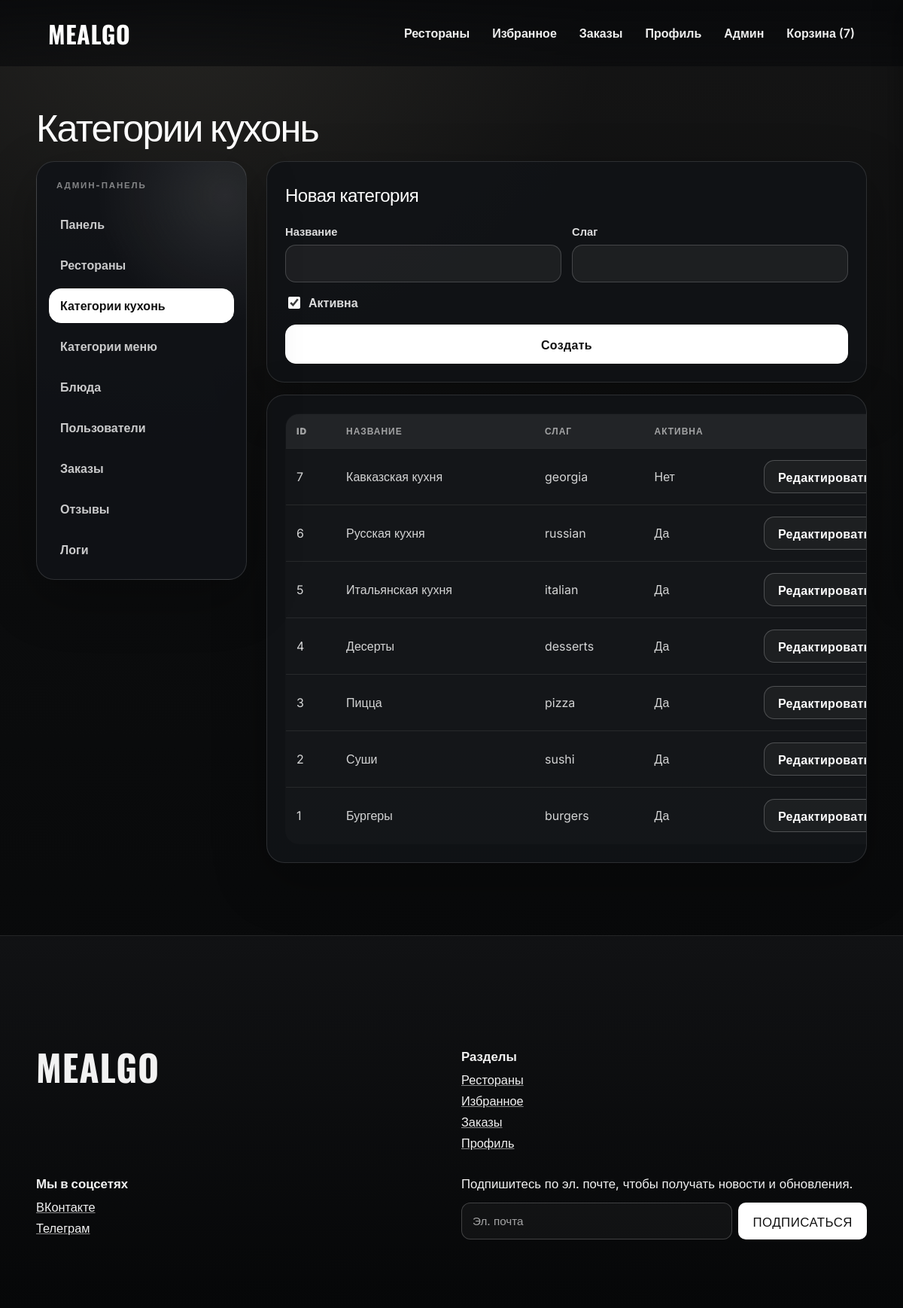
The page /public/admin/restaurant_categories.php (signed in) on the database its author committed.
### tables this page shows
CREATE TABLE `restaurant_categories` (
  `id` bigint(20) UNSIGNED NOT NULL,
  `name` varchar(120) NOT NULL,
  `slug` varchar(140) NOT NULL,
  `is_active` tinyint(1) NOT NULL DEFAULT 1
);

### includes/functions.php (called while the page is built, shortened)
<?php
function app_config(?string $key = null, mixed $default = null): mixed
{
    static $config = null;
    if ($config === null) {
        $config = require ROOT_PATH . '/config/app.php';
    }
    $segments = explode('.', $key);
    $value = $config;
    foreach ($segments as $segment) {
        $value = $value[$segment];
    }
    return $value;
}
function e(?string $value): string
{
    return htmlspecialchars((string) ($value ?? ''), ENT_QUOTES | ENT_SUBSTITUTE, 'UTF-8');
}
function base_url(string $path = ''): string
{
    $base = rtrim((string) app_config('app_url', ''), '/');
    $path = '/' . ltrim($path, '/');
    return $base . ($path === '/' ? '' : $path);
}

### includes/db.php (called while the page is built, shortened)
<?php
function db(): PDO
{
    static $pdo = null;
    if ($pdo instanceof PDO) {
        return $pdo;
    }
    $cfg = require ROOT_PATH . '/config/database.php';
    $dsn = sprintf(
        'mysql:host=%s;port=%d;dbname=%s;charset=%s',
        $cfg['host'],
        $cfg['port'],
        $cfg['name'],
        $cfg['charset']
    );
    $pdo = new PDO($dsn, $cfg['user'], $cfg['pass'], [
        PDO::ATTR_ERRMODE => PDO::ERRMODE_EXCEPTION,
        PDO::ATTR_DEFAULT_FETCH_MODE => PDO::FETCH_ASSOC,
        PDO::ATTR_EMULATE_PREPARES => false,
    ]);
    return $pdo;
}
function db_all(string $sql, array $params = []): array
{
    $stmt = db()->prepare($sql);
    $stmt->execute($params);
    return $stmt->fetchAll();
}

### config/app.php (called while the page is built, shortened)
<?php
return [
    'app_name' => getenv('APP_NAME') ?: 'Mealgo',
    'app_url' => getenv('APP_URL') ?: '/diplomv2/public',
    'app_public_url' => getenv('APP_PUBLIC_URL') ?: 'http://localhost/diplomv2/public',
    'timezone' => getenv('APP_TIMEZONE') ?: 'Europe/Moscow',
    'session_name' => getenv('SESSION_NAME') ?: 'mealgo_session',
    'mail' => [
        'driver' => getenv('MAIL_DRIVER') ?: 'smtp',
        'from_email' => getenv('MAIL_FROM') ?: 'no-reply@mealgo.local',
        'from_name' => getenv('MAIL_FROM_NAME') ?: 'Mealgo',
        'smtp_host' => getenv('MAIL_HOST') ?: '127.0.0.1',
        'smtp_port' => (int) (getenv('MAIL_PORT') ?: 1025),
    ],
    'security' => [
        'login_attempts' => 5,
        'login_decay_seconds' => 600,
        'register_attempts' => 4,
        'register_decay_seconds' => 3600,
        'verification_attempts' => 6,
        'verification_decay_seconds' => 600,
        'password_reset_attempts' => 4,
        'password_reset_decay_seconds' => 1800,
    ],
    'maps' => [
        'provider' => getenv('MAP_PROVIDER') ?: 'dadata',
        'nominatim_url' => getenv('NOMINATIM_URL') ?: 'https://nominatim.openstreetmap.org/search',
        'dadata_suggest_url' => getenv('DADATA_SUGGEST_URL') ?: 'https://suggestions.dadata.ru/suggestions/api/4_1/rs/suggest/address',
        'dadata_api_key' => getenv('DADATA_API_KEY') ?: '76cb7a0cd7c96a33f60bd54eb12309d00ea32aac',
    ],
];

### public/admin/restaurant_categories.php (the view, shortened to what this page needs)
<?php
require_once ROOT_PATH . '/includes/admin_helpers.php';
$editId = (int) ($_GET['edit'] ?? 0);
$editing = $editId > 0 ? db_one('SELECT * FROM restaurant_categories WHERE id = :id', ['id' => $editId]) : null;
$rows = db_all('SELECT * FROM restaurant_categories ORDER BY id DESC');
require ROOT_PATH . '/templates/header.php';
?>
<section class="container">
    <h1 style="margin-top:0;">Категории кухонь</h1>
    <div class="admin-layout">
        <div>
            <div class="panel">
                <h3 style="margin-top:0;"><?= $editing ? 'Редактирование' : 'Новая категория' ?></h3>
                <form method="post">
                    <div class="two-col">
                        <div class="field"><label>Название</label><input name="name" value="<?= e((string) ($editing['name'] ?? '')) ?>" required></div>
                        <div class="field"><label>Слаг</label><input name="slug" value="<?= e((string) ($editing['slug'] ?? '')) ?>" required></div>
                    </div>
                    <label style="display:flex;align-items:center;gap:8px;">
                        <input type="checkbox" name="is_active" <?= !isset($editing['is_active']) || (int) $editing['is_active'] === 1 ? 'checked' : '' ?>>
                        Активна
                    </label>
                    <button class="btn btn-primary" type="submit"><?= $editing ? 'Сохранить' : 'Создать' ?></button>
                </form>
            </div>
            <div class="panel" style="margin-top:16px;">
                <table>
                    <thead><tr><th>ID</th><th>Название</th><th>Слаг</th><th>Активна</th><th></th></tr></thead>
                    <tbody>
                    <?php foreach ($rows as $row): ?>
                        <tr>
                            <td><?= (int) $row['id'] ?></td>
                            <td><?= e($row['name']) ?></td>
                            <td><?= e($row['slug']) ?></td>
                            <td><?= (int) $row['is_active'] === 1 ? 'Да' : 'Нет' ?></td>
                            <td><a class="btn btn-ghost" href="<?= e(admin_url('restaurant_categories.php?edit=' . (int) $row['id'])) ?>">Редактировать</a></td>
                        </tr>
                    <?php endforeach; ?>
                    </tbody>
                </table>
            </div>
        </div>
    </div>
</section>
<?php require ROOT_PATH . '/templates/footer.php'; ?>

### rows shown on the page
restaurant_categories: id "7", name "Кавказская кухня", slug "georgia", is_active "Нет"
restaurant_categories: id "6", name "Русская кухня", slug "russian", is_active "Да"
restaurant_categories: id "5", name "Итальянская кухня", slug "italian", is_active "Да"
restaurant_categories: id "4", name "Десерты", slug "desserts", is_active "Да"
restaurant_categories: id "3", name "Пицца", slug "pizza", is_active "Да"
restaurant_categories: id "2", name "Суши", slug "sushi", is_active "Да"
restaurant_categories: id "1", name "Бургеры", slug "burgers", is_active "Да"

### other values the page prints
$cartCount "7"
$label "Панель"
$label "Рестораны"
$label "Категории кухонь"
$label "Категории меню"
$label "Блюда"
$label "Пользователи"
$label "Заказы"
$label "Отзывы"
$label "Логи"
